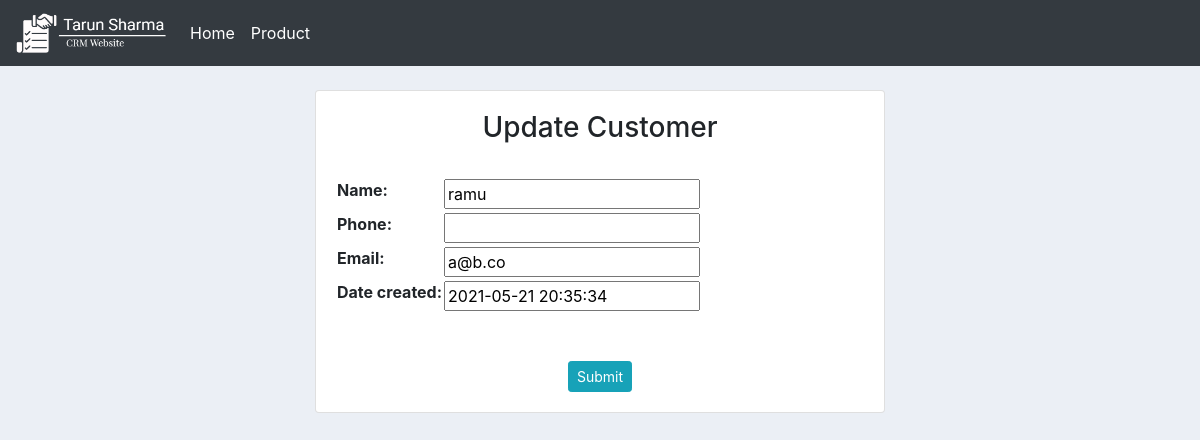
The app's page /update_customer/33/, older data.
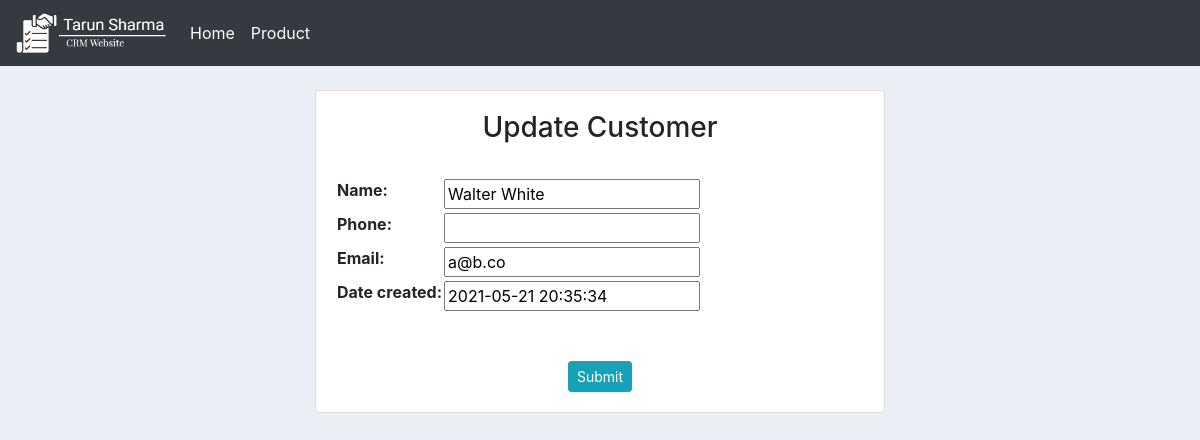
The same page, newer data.
### acccounts/models.py (models this page shows, shortened)
class Customer(models.Model):
    user = models.OneToOneField(User, blank=True, null=True, on_delete=models.CASCADE)
    name = models.CharField(max_length=200, null=True)
    phone = models.CharField(max_length=200, blank=True, null=True)
    email = models.CharField(max_length=200, null=True)
    date_created = models.DateTimeField(default=datetime.now, null=True)

### acccounts/views.py (the view)
# urls.py: path('update_customer/<str:pk>/', views.updateCustomer, name='update_customer'),
def updateCustomer(request, pk):
    task = Customer.objects.get(id=pk)
    form = CustomerForm(instance=task)
    if request.method == 'POST':
        form = CustomerForm(request.POST, instance=task)
        if form.is_valid():
            form.save()
            return redirect('/')
    context = {'form': form, 'task': task}
    return render(request, 'accounts/update_customer.html', context)

### acccounts/forms.py
class CustomerForm(ModelForm):
    class Meta:
        model = Customer
        fields = '__all__'
        exclude = ['user']

### acccounts/templates/accounts/update_customer.html (shortened to what this page needs)
{% extends 'accounts/main_template.html' %}
{% load static %}
{% block content %}
<br>
<div class="row">
    <div class="col-md-6 mx-auto">
        <div class="card card-body ">
            <H3 class="text mx-auto">Update Customer</H3><br>
            <form method="post" action="">
                <table>
                    {{form.as_table}}
                </table>
                <br><br>
                <div class="text-center">
                    <input type="submit" class="btn btn-sm btn-info" name="submit">
                </div>
            </form>
        </div>
    </div>
</div>
{% endblock %}

Row changes from the older to the newer data that the page shows:
changed Customer "a@b.co": name "ramu" → "Walter White"
